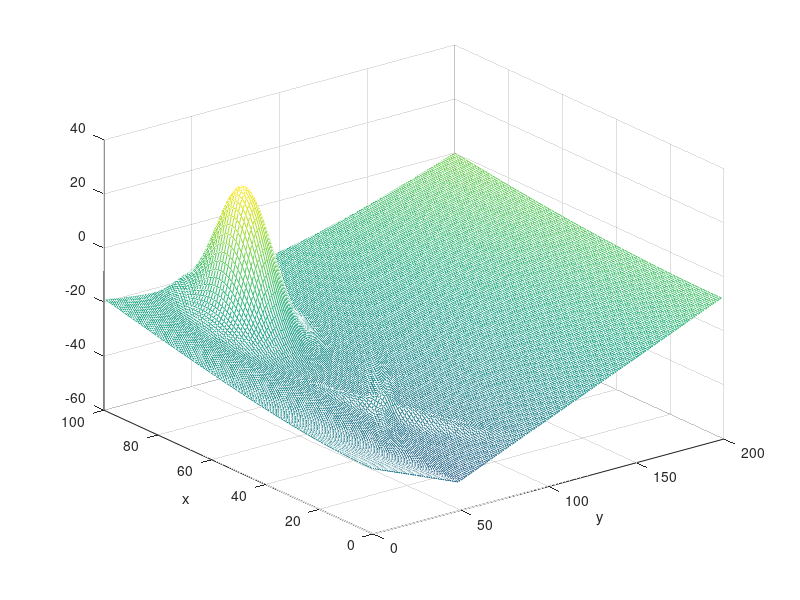

This chart was generated by the following MATLAB code: (Note: this script raises an error after producing the figure.)
function floorPotential
clear;
close all;
global mapLengthX
global mapLengthY

mapLengthX = 100; mapLengthY = 200;

exitPosition = [1, 50];
firePosition = [80,50];
initialPosition = [80,40];
wallsPositions = [50, 40, 10, 80;
                  20, 40, 50, 80];

potentialMap = zeros(mapLengthX,mapLengthY); % generate a map

firePotential = getFirePotential(potentialMap, firePosition(1), firePosition(2), 80, 50);
exitPotential = getExitPotential(potentialMap, exitPosition(1), exitPosition(2), -50);
wallsPotential = getWallsPotential(potentialMap, wallsPositions, 4);

potentialMap = potentialMap + firePotential + exitPotential + wallsPotential;

escapeRoute = getEscapeRoute(potentialMap, initialPosition(1), initialPosition(2));

    function firePotential = getFirePotential(map, positionX, positionY, variance, maxPotential)
        [lengthX, lengthY]=size(map);
        
        mu = [positionX positionY];
        sigma = eye(2) * variance;
        
        x = 0:lengthX-1; y = 0:lengthY-1;
        [X,Y] = meshgrid(x,y);
        firePotential = mvnpdf([X(:) Y(:)],mu,sigma);
        firePotential = reshape(firePotential,length(y),length(x));
        
        %rescaling
        firePotential = firePotential * maxPotential / max(firePotential(:));
        firePotential = firePotential'; % transpose to match our definition of x, y of map
    end

    function exitPotential = getExitPotential(map, positionX, positionY, minPotential)
        [lengthX, lengthY]=size(map);
        
        exitPotential = zeros(lengthX, lengthY);
        
        for x = 1:lengthX
            for y = 1:lengthY
                % this is an unusual assignment of y and x. It is actually
                % refering to row x and col y. x and y are swapped for mesh
                % plot
                exitPotential(x, y) = sqrt((x - positionX) ^ 2 + (y - positionY) ^ 2);
            end
        end
        
        exitPotential = exitPotential - max(exitPotential(:));
        exitPotential = exitPotential * minPotential / min(exitPotential(:));
    end

    function wallPotential = getWallPotential(map, x1, y1, x2, y2, maxPotential)
        [lengthX, lengthY]=size(map);
        
        mu = [mean([x1, x2]), mean([y1, y2])];
        sigma = 200*[1 0 ; 0 1/(sqrt((x1 - x2) ^2 + (y1 - y2) ^2))];
        
        % now rotate covariance matrix
        theta = atan((y2 - y1) / (x2 - x1));
        R = [cos(theta), -sin(theta);
            sin(theta), cos(theta)];
        sigma = R * sigma * R';
        
        x = 0:lengthX-1; y = 0:lengthY-1;
        [X,Y] = meshgrid(x,y);
        wallPotential = mvnpdf([X(:) Y(:)],mu,sigma) ;
        wallPotential = reshape(wallPotential,length(y),length(x));
        
        %rescaling
        wallPotential = wallPotential * maxPotential / max(wallPotential(:));
        wallPotential = wallPotential'; % transpose to match our definition of x, y of map
    end

    function wallsPotential = getWallsPotential(map, wallsPositions, maxPotential)
        [lengthX, lengthY]=size(map);
        wallsPotential = zeros(lengthX,lengthY);
        
        for i = 1:size(wallsPositions, 1)
           wallsPotential = wallsPotential + getWallPotential(potentialMap, wallsPositions(i, 1), wallsPositions(i, 2), wallsPositions(i, 3), wallsPositions(i, 4), maxPotential);
        end
    end 



    function escapeRoute = getEscapeRoute(map, initialX, initialY)
        escapeRoute = [initialX, initialY];
        
        x = initialX;
        y = initialY;
        
        while (not((x == exitPosition(1)) && (y == exitPosition(2))))
            nextPosition = getNextPosition(map, x, y);
            escapeRoute = [escapeRoute;nextPosition];
            x = nextPosition(1);
            y = nextPosition(2);
            x
            y
        end
    end

    function nextPosition = getNextPosition(map, currentX, currentY)
        minPositionX = 0;
        minPositionY = 0; % arbitrary
        
        minPotential = 10000; % arbitrary
        
        for x = currentX - 1: currentX + 1
            if ((x < 1) || (x > mapLengthX))
                break;
            end
            for y = currentY - 1: currentY +1
                if ((y < 1) || (y > mapLengthY))
                    break;
                end
                potential = map(x, y);
                if (potential < minPotential)
                    minPotential = potential;
                    minPositionX = x;
                    minPositionY = y;
                end
            end
        end
        
        nextPosition = [minPositionX, minPositionY];
    end

    function drawPotentialMap(potentialMap)
        figure;
        mesh(linspace(1,mapLengthY,mapLengthY), linspace(1,mapLengthX,mapLengthX),potentialMap);
        caxis([min(potentialMap(:))-.5*range(potentialMap(:)),max(potentialMap(:))]);
        xlabel('y')
        ylabel('x')
    end

    function drawEscapeRoute(potentialMap, escapeRoute)
        figure;
        contour(potentialMap');
        hold on
        plot (escapeRoute(:,1),escapeRoute(:,2),'k--');
    end




drawPotentialMap(potentialMap);
% drawEscapeRoute(potentialMap, escapeRoute);
figure;
drawSimulation(exitPosition, firePosition, wallsPositions, escapeRoute)


% figure
% contour(potentialMap);
% hold on
% 
% plot (escapeRoute(:,2),escapeRoute(:,1),'k--');

end
